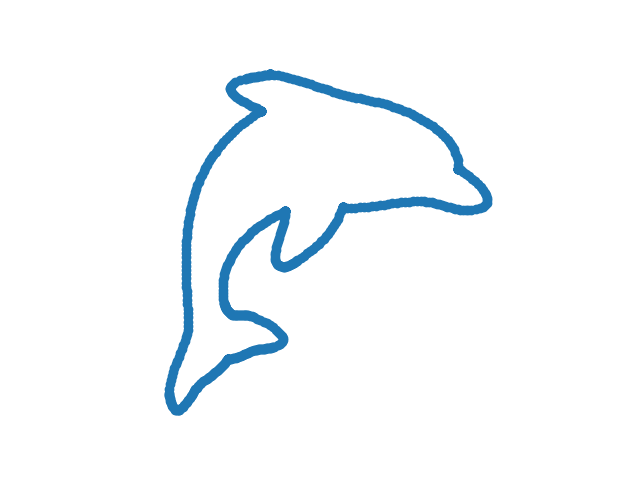
#> input picture assets/dolphin_points.png, 640 x 480 px
$ python -i utils.py   (imports and definitions only)
#> lines starting #> are read from the running program, lines starting #| are printed output that depends on the picture

from PIL import Image
from typing import List, Literal

def frames_to_animation(
    frames: List[Image.Image],
    output_path: str,
    fps: int = 10,
    format: Literal['gif', 'webp', 'mp4'] = 'gif',
    mp4_quality: Literal['lossless', 'high', 'medium'] = 'high',
) -> str:
    """
    Takes a sequence of PIL Image frames and saves them as an animated GIF, WebP, or MP4.

    Parameters:
    - frames (List[Image.Image]): List of PIL Image frames.
    - output_path (str): Path where the animation file will be saved.
    - fps (int): Frames per second for the animation. Default is 10.
    - format (str): Output format: 'gif', 'webp', or 'mp4'. Default is 'gif'.
    - mp4_quality (str): Quality for MP4 encoding. Only used when format='mp4'.
        - 'lossless': No compression (CRF 0, very large files)
        - 'high': Visually lossless (CRF 17, recommended for quality)
        - 'medium': Good quality with smaller file size (CRF 23)

    Returns:
    - str: The path to the saved animation file.
    """
    if not frames:
        raise ValueError("No frames provided")

    # Ensure all frames have the same size (resize to first frame's size)
    base_size = frames[0].size
    frames = [f.resize(base_size, Image.Resampling.LANCZOS) if f.size != base_size else f
              for f in frames]

    # Calculate duration in milliseconds
    duration_ms = int(1000 / fps)

    # Ensure correct file extension
    if not output_path.lower().endswith(f'.{format}'):
        output_path = f"{output_path}.{format}"

    # Save animation
    if format == 'gif':
        # Convert RGBA to P mode for better GIF support
        frames_p = [f.convert('P', palette=Image.Palette.ADAPTIVE, colors=256) for f in frames]
        frames_p[0].save(
            output_path,
            save_all=True,
            append_images=frames_p[1:],
            duration=duration_ms,
            loop=0,  # 0 = infinite loop
            optimize=True
        )
    elif format == 'webp':
        frames[0].save(
            output_path,
            save_all=True,
            append_images=frames[1:],
            duration=duration_ms,
            loop=0,
            lossless=True
        )
    elif format == 'mp4':
        import imageio.v2 as iio
        import numpy as np

        crf_map = {"lossless": 0, "high": 17, "medium": 23}
        crf = crf_map.get(mp4_quality, 17)

        frame_arrays = [np.asarray(f.convert("RGB")) for f in frames]

        codec = "libx264"
        if mp4_quality == "lossless":
            output_params = ["-crf", "0", "-preset", "veryslow", "-pix_fmt", "yuv444p"]
            pixelformat = "yuv444p"
        else:
            output_params = ["-crf", str(crf), "-preset", "slow", "-pix_fmt", "yuv420p", "-profile:v", "high", "-level", "4.2"]
            pixelformat = "yuv420p"

        w = iio.get_writer(
            output_path,
            format="FFMPEG",
            mode="I",
            fps=fps,
            codec=codec,
            output_params=output_params,
            pixelformat=pixelformat,
        )
        for fr in frame_arrays:
            w.append_data(fr)
        w.close()

    return output_path

>>> import cv2
>>> picture = cv2.imread('../assets/dolphin_points.png', cv2.IMREAD_GRAYSCALE)
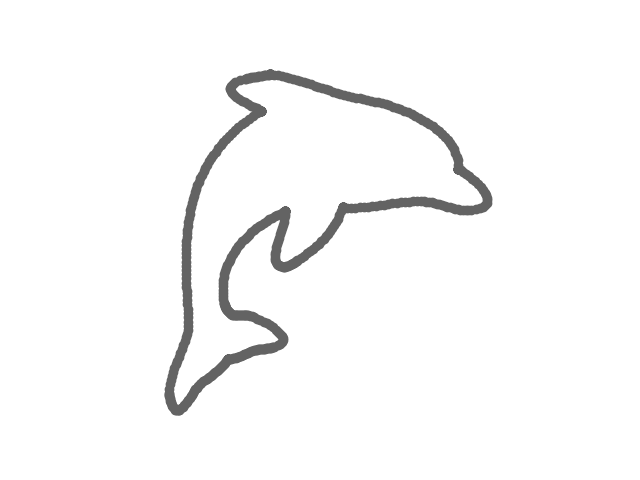
#> picture: shape (480, 640); min 99, max 255, mean 248.6
>>> result = frames_to_animation(picture, 'out.png')
#> (the run stopped early here; a loop or call above may not have finished)
